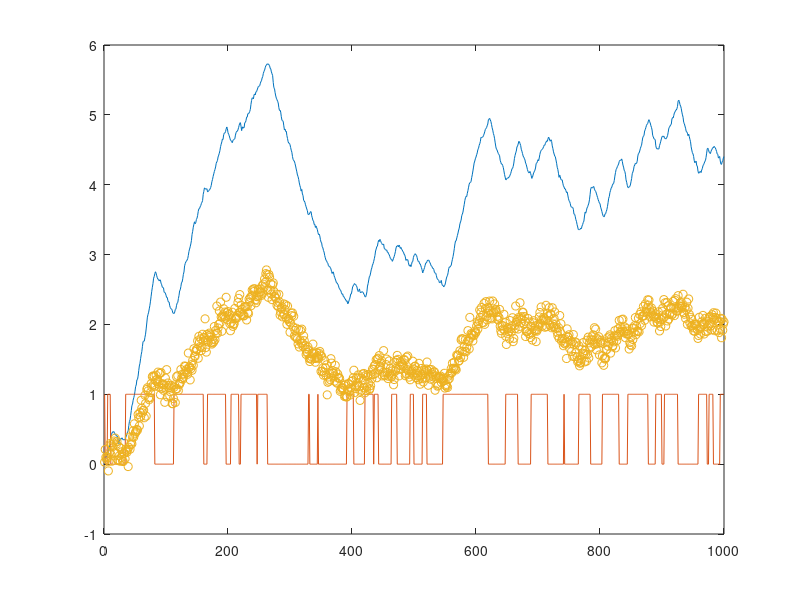
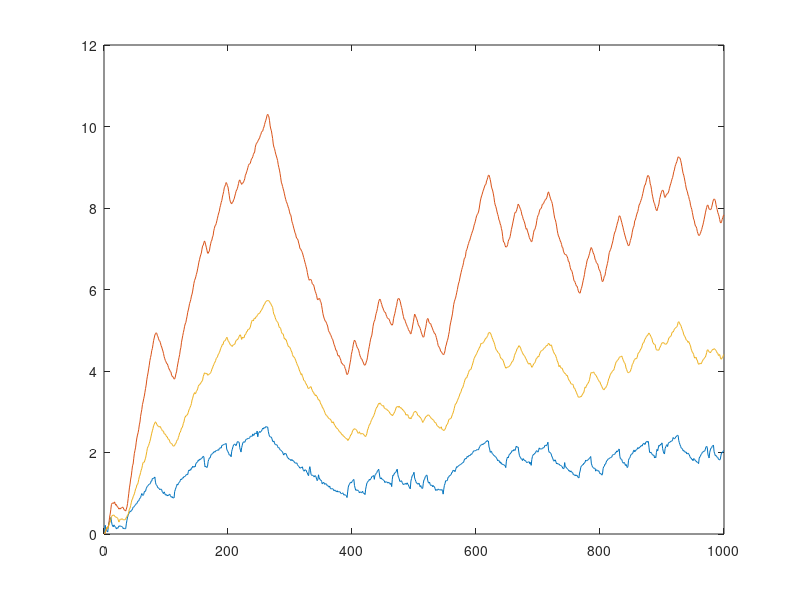

Source code (MATLAB) for these figures, in order: (Note: this script raises an error after producing the figures.)
% sim a series RLC circuit
clear all
clc

% RC circuit

rng(15)

Ts = 0.2;
no_obs = 1000;
R = 0.1^2;
Q = 0.02^2;

C1 = 0.8;
C2 = 3.3;
C3 = 2.2;

R12 = 0.5;
R13 = 1.2;
R23 = 2.3;

Ro = 3.8;



A = [-(1/R12+1/R13)/C1, 1/R12/C2, 1/R13/C3;
    1/R12/C1, -(1/R12+1/R23)/C2, 1/R23/C3;
    1/R13/C1, 1/R23/C2, -(1/R13+1/R23+1/Ro)/C3];

B = [1;0;0];
D = 0;
C = [1/C1, 0, 0;
    0, 0, 1/C3];

H = expm([A, B;zeros(size(B)).', zeros(size(B,2))]*Ts);
Ad = H(1:3,1:3);
Bd = H(1:3,4);

q = NaN(3,no_obs+1);
y = NaN(2,no_obs);
u = NaN(1,no_obs+1);
q(:,1) = [0,0,0];
u(1) = 1;



for t=1:no_obs
    if rand > 0.95 
        u(t+1) = ~u(t);
    else
        u(t+1) = u(t);
    end

    
    q(:,t+1) = Ad*q(:,t) + Bd*u(t) + sqrt(Q)*randn(3,1);
    y(:,t) = C*q(:,t) + D*u(t)+sqrt(R)*randn(2,1);
    
end

q(:,end) = [];
u(end) = [];


%%
figure(1)
clf
plot(q(3,:))
hold on
plot(u)
plot(y(2,:),'o')
hold off


figure(2)
clf
plot(q(1,:))
hold on
plot(q(2,:))
plot(q(3,:))
hold off

% Estimate the model using all the estimation data
noObservations = no_obs;
noEstimationData = floor(0.67 * noObservations);
noValidationData = noObservations - noEstimationData;
y_estimation = y(:,1:noEstimationData);
y_validation = y(:,noEstimationData:end);
u_estimation = u(1:noEstimationData);
u_validation = u(noEstimationData:end);
states_est = q(:,1:noEstimationData);
states_val = q(:,noEstimationData:end);

save('../data/c_tanks3.mat','y_estimation', 'u_estimation', 'y_validation',...
    'u_validation','C1','C2','C3','R12','R13','R23','Ro',...
    'R','Q','Ts','states_est','states_val')














